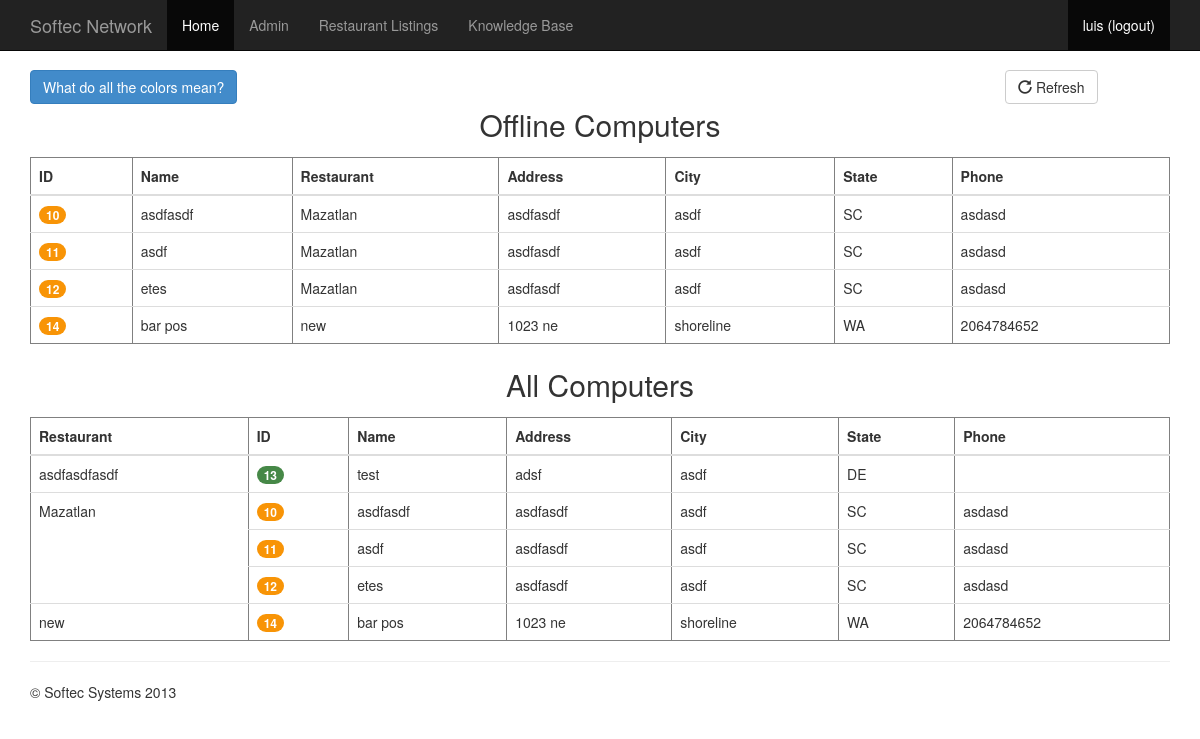
Page /listings/ (signed in) on the earlier database version.
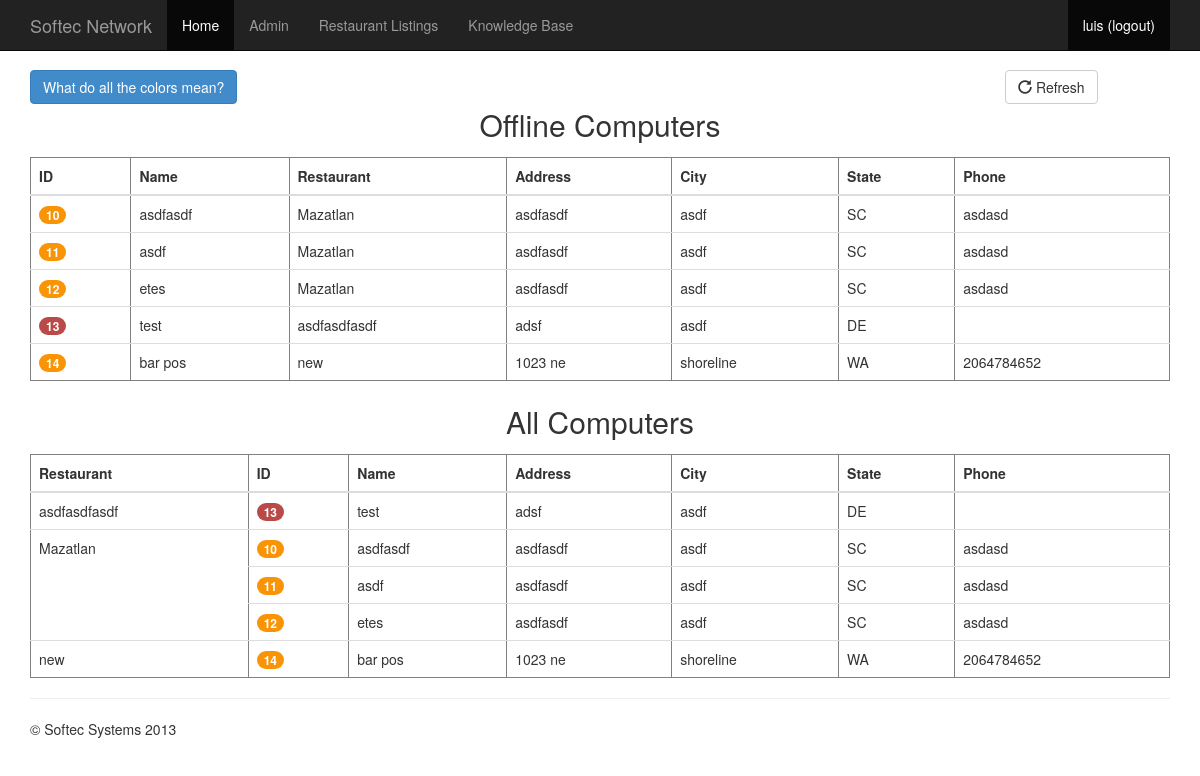
Same page on the later database version.
### notifications/models.py (models this page shows, shortened)
class Computer(models.Model):
    name = models.CharField(max_length=80)
    cid = models.IntegerField(blank=True, null=True, default=0, unique=True) # shouldn't be visible in admin page
    restaurant = models.ForeignKey('Restaurant')
    os = models.CharField("Operating system", max_length=100, choices=choices.os, blank=True)
    pos = models.CharField(max_length=100, choices=choices.pos, blank=True)
    description = models.TextField(max_length=255, blank=True)
    online = models.BooleanField(default=False)
    active = models.BooleanField('Active?', default=True)
    failures = models.TextField(blank=True)
    last_check_in = models.DateTimeField(null=True, blank=True)
    last_update = models.DateTimeField(null=True, blank=True)
    first_check_in = models.BooleanField('First check in?', default=True)
    notify_on_fail = models.BooleanField(default=True)
    js_warning = models.BooleanField(default=True)
    @staticmethod
    def get_actives():
        return Computer.objects.filter(restaurant__active=True, active=True)
    def get_absolute_url(self):
        return '/computer/%d' % self.cid
    def is_active(self):
        return self.restaurant.active and self.active
    def get_badge(self):
        if not self.is_active():
            return 'badge badge-inverse'
        elif self.online:
            return 'badge badge-success'
        elif self.first_check_in:
            return 'badge'
        elif self.restaurant.available():
            return 'badge badge-warning'
        else:
            return 'badge badge-important'

class RestrictedHoursModel(models.Model):
    startHours = models.TimeField("Start hours", blank=True, null=True)
    endHours = models.TimeField("End hours", blank=True, null=True)
    def __unicode__(self):
        attr = 'name'
        if hasattr(self, attr):
            return getattr(self, attr)
    class Meta:
        abstract = True
    def available(self):
        if self.endHours == time(hour=0, minute=0):
            self.endHours = time(hour=23, minute=59, second=59)
        if not self.startHours or not self.endHours:
            return True
        return self.startHours < datetime.now().time() < self.endHours

class Restaurant(RestrictedHoursModel):
    name = models.CharField(max_length=80)
    address = models.CharField(max_length=80)
    city = models.CharField(max_length=80)
    state = models.CharField(max_length=80, choices=choices.states)
    phone = models.CharField(max_length=11, blank=True)
    email = models.EmailField(blank=True, null=True)
    refusalMsg = models.CharField(max_length=80, blank=True, null=True)
    notes = models.TextField(blank=True, null=True)
    active = models.BooleanField(default=True, help_text='Enable/Disable monitoring')
    agents = models.ManyToManyField(Agent, blank=True)
    owners = models.ManyToManyField(Owner, blank=True)

### notifications/views.py (the view)
# urls.py: url(r'^listings/$', 'listings'),
@login_required
def listings(request):
    offline = [computer for computer in Computer.get_actives() if not
            computer.online]
    offline.sort(key=lambda x: x.restaurant.name)
    restaurants = list(Restaurant.objects.filter(active=True)) # Find better solution
    restaurants.sort(key=lambda x: x.name.lower())
    restaurants = [r.computer_set.all() for r in restaurants]
    params = {
        'offline_computers': offline,
        'restaurants': restaurants,
        'timestamp': datetime.now(),
    }
    return render(request, 'notifications/listings.html', params)

### softecNotifications/templates/notifications/listings.html (shortened to what this page needs)
{% extends "base.html" %}
{% block head %}
<link href="/static/css/badges.css" rel="stylesheet">
{% endblock head %}
{% block body %}
<body>
<br>
<div class="row">
  <div class="col-md-10">
      <a data-toggle="modal" href="#myModal" class="btn btn-primary btn-md">What do all the colors mean?</a>
  </div>
  <div class="col-md-2">
      <button type="button" class="btn btn-default btn-md" onclick="location.reload(true)">
          <span class="glyphicon glyphicon-repeat"></span> Refresh
      </button>
  </div>
</div>
{% if offline_computers %}
<p style="text-align: center;font-size: 30px">Offline Computers</p>
<table border="1" class="table table-condenses">
    <thead>
        <tr>
            <th>ID</th>
            <th>Name</th>
            <th>Restaurant</th>
            <th>Address</th>
            <th>City</th>
            <th>State</th>
            <th>Phone</th>
        </tr>
    </thead>
    <tbody>
        {% for computer in offline_computers %}
        <tr>
            <td><a href="{{ computer.get_absolute_url }}">
                <span class="{{ computer.get_badge }}">{{ computer.cid }}</span></a></td>
            <td>{{ computer.name }}</td>
            <td>{{ computer.restaurant }}</td>
            <td>{{ computer.restaurant.address }}</td>
            <td>{{ computer.restaurant.city }}</td>
            <td>{{ computer.restaurant.state }}</td>
            <td>{{ computer.restaurant.phone }}</td>
        </tr>
        {% endfor %}
    </tbody>
</table>
{% else %}
<h3 style="text-align: center;">No computers are currently offline!</h3>
{% endif %}
<p style="text-align: center;font-size: 30px">All Computers</p>
<table border="1" class="table table-condenses">
    <thead>
        <tr>
            <th>Restaurant</th>
            <th>ID</th>
            <th>Name</th>
            <th>Address</th>
            <th>City</th>
            <th>State</th>
            <th>Phone</th>
        </tr>
    </thead>
    <tbody>
        {% for computers in restaurants %}
        {% for computer in computers %}
        <tr>
            {% if forloop.first %}
            <td rowspan="{{ computers.count }}">{{ computer.restaurant }}</td>
            {% endif %}
            <td><a href="{{ computer.get_absolute_url }}"><span class="{{ computer.get_badge }}">{{ computer.cid }}</span></a></td>
            <td>{{ computer.name }}</td>
            <td>{{ computer.restaurant.address }}</td>
            <td>{{ computer.restaurant.city }}</td>
            <td>{{ computer.restaurant.state }}</td>
            <td>{{ computer.restaurant.phone }}</td>
        </tr>
        {% endfor %}
        {% endfor %}
    </tbody>
</table>
{% endblock body %}

Differences in the rows shown:
now on one of the page's lists (row edited): Computer: cid "13", name "test", restaurant "asdfasdfasdf", restaurant.address "adsf", restaurant.city "asdf", restaurant.state "DE"
changed Computer "test": online True → False (drawn)
